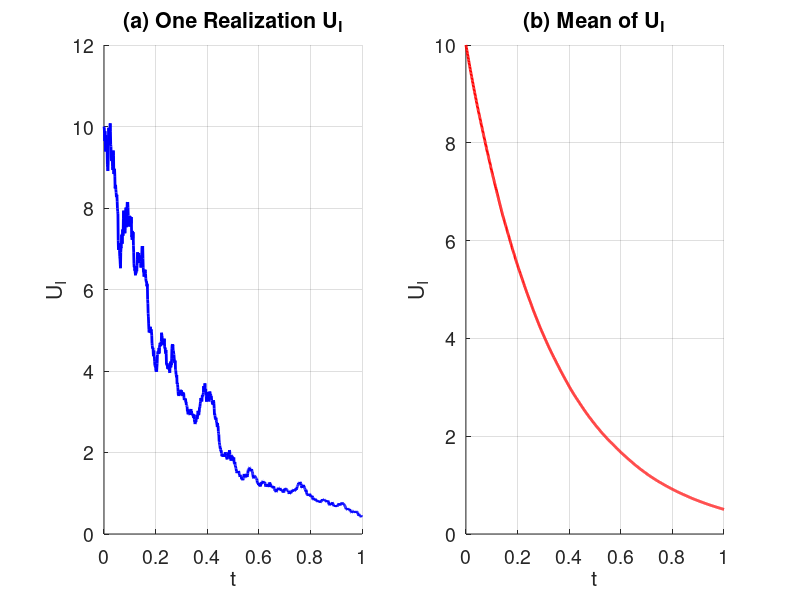
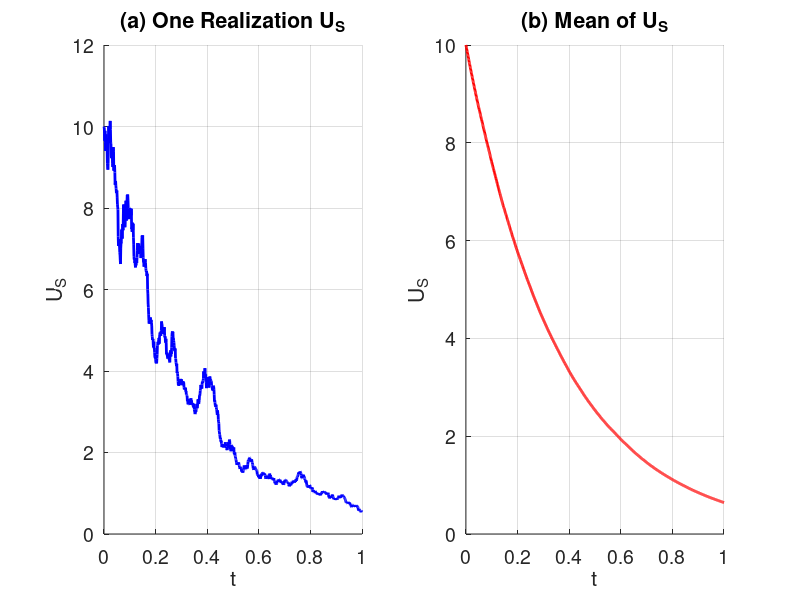

Reproduce these figures in MATLAB, in order.
%% Plot Ito and Strat True Solutions

clc;
clear all;
close all;

%% Parameters
rng(42); % For reproducibility
mu = -3; % Drift coefficient
sigma = 0.7; % Diffusion coefficient
U0 = 10; % Initial condition
T = 1; % End time
M = 10000; % Number of Monte Carlo paths
N = 1000; % Number of time steps
dt = T / N; % Time step size

% Preallocate
t = linspace(0, T, N+1);
U_true_I = zeros(M, N+1);
U_true_S = zeros(M, N+1);

% Monte Carlo Simulation
for j = 1:M
    dW = sqrt(dt) * randn(1, N); % Wiener increments
    
    % True solution 
    W = cumsum(dW);
    U_true_S(j, :) = U0 * exp((mu)*t + sigma*[0, W]);
    U_true_I(j, :) = U0 * exp((mu - 0.5*sigma^2)*t + sigma*[0, W]);
end

%% Plot Results
figure
subplot(1,2,1)
hold on
plot(0:dt:T, U_true_I(1,:), 'b', 'LineWidth', 2)
title('(a) One Realization U_I')
xlabel('t')
ylabel('U_I')
set(gca, 'FontSize', 14);
grid on

subplot(1,2,2)
hold on
plot(0:dt:T, mean(U_true_I), 'r', 'LineWidth', 2)
title('(b) Mean of U_I')
xlabel('t')
ylabel('U_I')
set(gca, 'FontSize', 14);
grid on

figure
subplot(1,2,1)
hold on
plot(0:dt:T, U_true_S(1,:), 'b', 'LineWidth', 2)
title('(a) One Realization U_S')
xlabel('t')
ylabel('U_S')
set(gca, 'FontSize', 14);
grid on

subplot(1,2,2)
hold on
plot(0:dt:T, mean(U_true_S), 'r', 'LineWidth', 2)
title('(b) Mean of U_S')
xlabel('t')
ylabel('U_S')
set(gca, 'FontSize', 14);
grid on

